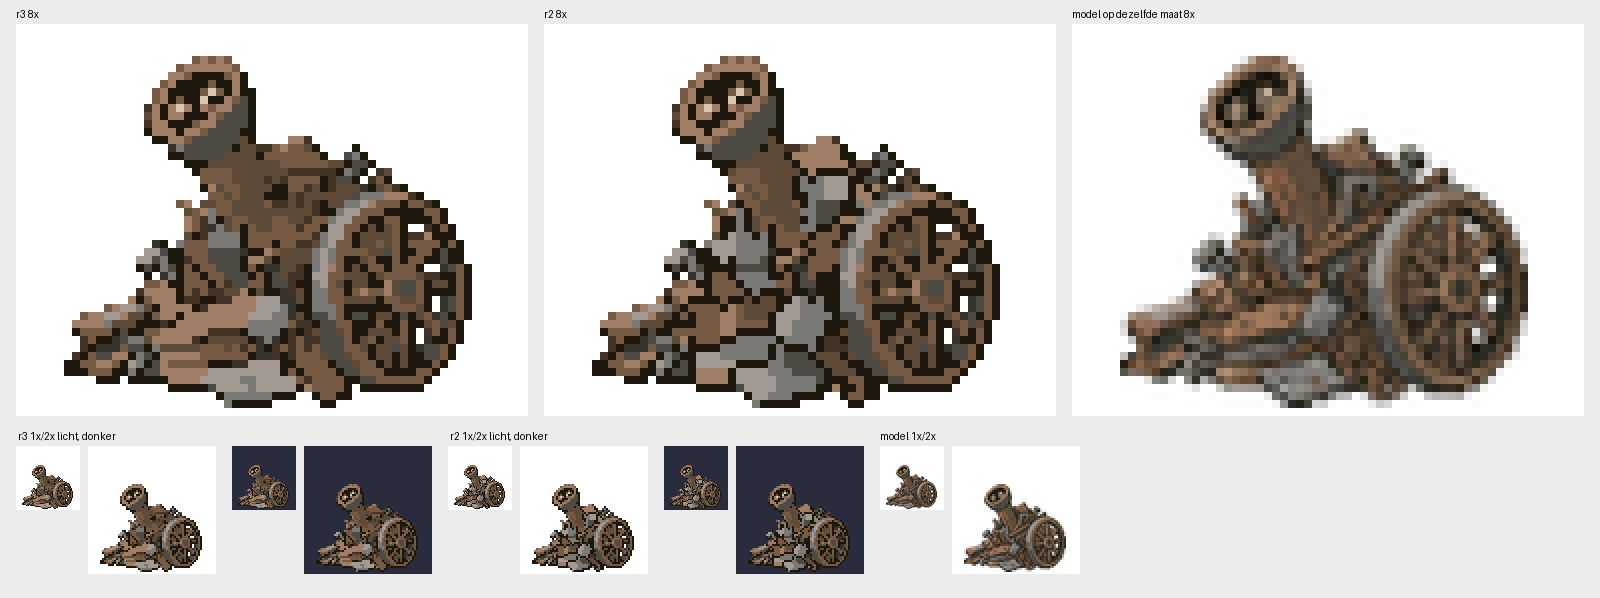

Here is the Python script that generated this plot:
# vel r2: r2 8x | r1 8x | model (natief) verkleind op dezelfde maat 8x ; 1x/2x r2 op licht en donker, r1 en model 1x/2x
import sys; from PIL import Image, ImageDraw; import numpy as np
H=lambda c:[int(c[i:i+2],16) for i in (1,3,5)]
PAL=['#1e170e','#433425','#5f4b3a','#765a43','#9f7e65','#b39b87','#36332b','#4e4a44','#7b7975','#a39b93','#d8c8b0']
P=np.array([H(c) for c in PAL],np.uint8)
def rgba(f):
    o=np.load(f); r=np.zeros((64,64,4),np.uint8); r[o>0,:3]=P[o[o>0]-1]; r[o>0,3]=255; return Image.fromarray(r,'RGBA')
sp=rgba('sprite.npy'); r1=rgba('../sprite_r2/sprite.npy')
sp.save('sprite.png'); w=Image.new('RGB',(64,64),'white'); w.paste(sp,(0,0),sp); w.resize((512,512),Image.NEAREST).save('sprite_8x.png')
X,Y,ww,hh=[int(t) for t in open('plaats.txt').read().split()]
m=Image.open('natief.png').convert('RGB'); a=np.asarray(m); fg=a.min(2)<225; ys,xs=np.where(fg)
ref=Image.new('RGB',(64,64),'white'); ref.paste(m.crop((xs.min(),ys.min(),xs.max()+1,ys.max()+1)).resize((ww,hh),Image.LANCZOS),(X,Y))
def on(s,bg): b=Image.new('RGBA',(64,64),bg); return Image.alpha_composite(b,s).convert('RGB')
C=(0,120,512,512)  # alleen het deel met de sprite (rij 15-64)
V=Image.new('RGB',(3*512+4*16,392+16+40+150),(236,236,236)); d=ImageDraw.Draw(V)
for i,(im,t) in enumerate(((on(sp,(255,255,255,255)),'r3'),(on(r1,(255,255,255,255)),'r2'),(ref,'model op dezelfde maat'))):
    V.paste(im.resize((512,512),Image.NEAREST).crop(C),(16+i*528,24)); d.text((16+i*528,8),t+' 8x',fill=(0,0,0))
y=24+392+30; x=16
for s,t in ((sp,'r3'),(r1,'r2')):
    for bg in ((255,255,255),(40,44,60)):
        V.paste(on(s,bg+(255,)),(x,y)); V.paste(on(s,bg+(255,)).resize((128,128),Image.NEAREST),(x+72,y)); x+=216
    d.text((x-430,y-16),t+' 1x/2x licht, donker',fill=(0,0,0))
V.paste(ref,(x,y)); V.paste(ref.resize((128,128),Image.NEAREST),(x+72,y)); d.text((x,y-16),'model 1x/2x',fill=(0,0,0))
V.save('vel.png')
